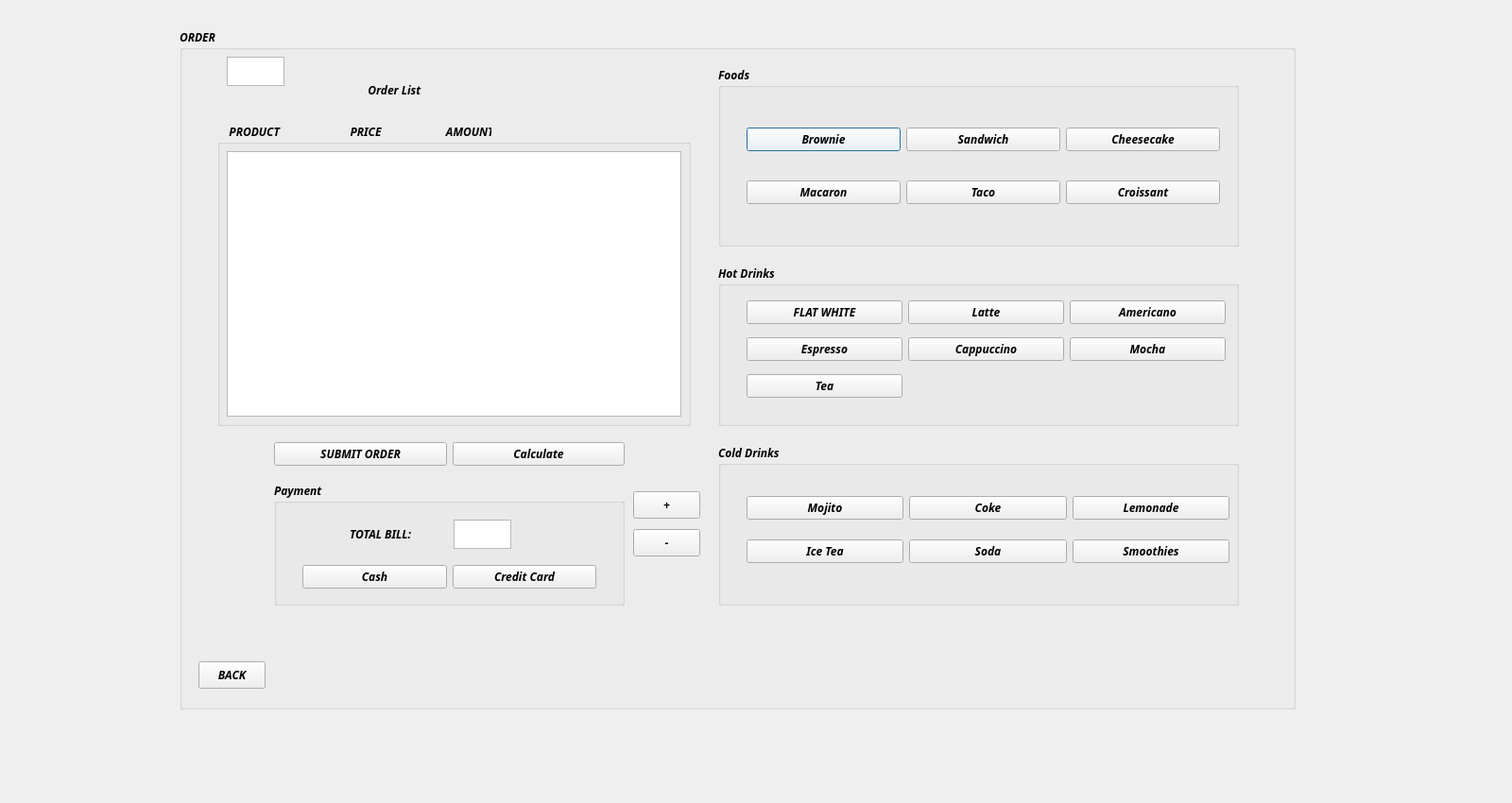
<?xml version="1.0" encoding="UTF-8"?>
<ui version="4.0">
 <class>Order</class>
 <widget class="QDialog" name="Order">
  <property name="geometry">
   <rect>
    <x>0</x>
    <y>0</y>
    <width>1600</width>
    <height>850</height>
   </rect>
  </property>
  <property name="windowTitle">
   <string>Dialog</string>
  </property>
  <widget class="QGroupBox" name="groupBox_2">
   <property name="geometry">
    <rect>
     <x>190</x>
     <y>30</y>
     <width>1181</width>
     <height>721</height>
    </rect>
   </property>
   <property name="font">
    <font>
     <family>Perpetua Titling MT</family>
     <pointsize>9</pointsize>
     <italic>true</italic>
     <bold>true</bold>
    </font>
   </property>
   <property name="title">
    <string>ORDER </string>
   </property>
   <widget class="QLabel" name="label_2">
    <property name="geometry">
     <rect>
      <x>190</x>
      <y>50</y>
      <width>171</width>
      <height>31</height>
     </rect>
    </property>
    <property name="text">
     <string>   Order List</string>
    </property>
   </widget>
   <widget class="QGroupBox" name="foods_groupBox">
    <property name="geometry">
     <rect>
      <x>570</x>
      <y>40</y>
      <width>551</width>
      <height>191</height>
     </rect>
    </property>
    <property name="font">
     <font>
      <family>Perpetua Titling MT</family>
      <pointsize>9</pointsize>
      <italic>true</italic>
      <bold>true</bold>
     </font>
    </property>
    <property name="title">
     <string>Foods</string>
    </property>
    <widget class="QWidget" name="layoutWidget_2">
     <property name="geometry">
      <rect>
       <x>30</x>
       <y>40</y>
       <width>501</width>
       <height>131</height>
      </rect>
     </property>
     <layout class="QGridLayout" name="gridLayout_3">
      <item row="0" column="0">
       <widget class="QPushButton" name="product1_pushButton">
        <property name="font">
         <font>
          <family>Perpetua Titling MT</family>
          <pointsize>9</pointsize>
          <italic>true</italic>
          <bold>true</bold>
         </font>
        </property>
        <property name="styleSheet">
         <string notr="true">QPushButton {
    background-color: rgb(255, 255, 255);
}</string>
        </property>
        <property name="text">
         <string>Brownie</string>
        </property>
       </widget>
      </item>
      <item row="0" column="1">
       <widget class="QPushButton" name="product2_pushButton">
        <property name="text">
         <string>Sandwich</string>
        </property>
       </widget>
      </item>
      <item row="0" column="2">
       <widget class="QPushButton" name="product3_pushButton">
        <property name="text">
         <string>Cheesecake</string>
        </property>
       </widget>
      </item>
      <item row="1" column="0">
       <widget class="QPushButton" name="product4_pushButton">
        <property name="text">
         <string>Macaron</string>
        </property>
       </widget>
      </item>
      <item row="1" column="1">
       <widget class="QPushButton" name="product5_pushButton">
        <property name="text">
         <string>Taco</string>
        </property>
       </widget>
      </item>
      <item row="1" column="2">
       <widget class="QPushButton" name="product6_pushButton">
        <property name="text">
         <string>Croissant</string>
        </property>
       </widget>
      </item>
     </layout>
    </widget>
   </widget>
   <widget class="QGroupBox" name="hotdrinks_groupBox">
    <property name="geometry">
     <rect>
      <x>570</x>
      <y>250</y>
      <width>551</width>
      <height>171</height>
     </rect>
    </property>
    <property name="font">
     <font>
      <family>Perpetua Titling MT</family>
      <pointsize>9</pointsize>
      <italic>true</italic>
      <bold>true</bold>
     </font>
    </property>
    <property name="title">
     <string>Hot Drinks</string>
    </property>
    <widget class="QWidget" name="layoutWidget_5">
     <property name="geometry">
      <rect>
       <x>30</x>
       <y>30</y>
       <width>507</width>
       <height>121</height>
      </rect>
     </property>
     <layout class="QGridLayout" name="gridLayout_2">
      <item row="0" column="0">
       <widget class="QPushButton" name="product7_pushButton">
        <property name="font">
         <font>
          <family>Perpetua Titling MT</family>
          <pointsize>9</pointsize>
          <italic>true</italic>
          <bold>true</bold>
         </font>
        </property>
        <property name="text">
         <string>FLAT WHITE</string>
        </property>
       </widget>
      </item>
      <item row="0" column="1">
       <widget class="QPushButton" name="product8_pushButton">
        <property name="text">
         <string>Latte</string>
        </property>
       </widget>
      </item>
      <item row="0" column="2">
       <widget class="QPushButton" name="product9_pushButton">
        <property name="text">
         <string>Americano</string>
        </property>
       </widget>
      </item>
      <item row="1" column="0">
       <widget class="QPushButton" name="product10_pushButton">
        <property name="text">
         <string>Espresso</string>
        </property>
       </widget>
      </item>
      <item row="1" column="1">
       <widget class="QPushButton" name="product11_pushButton">
        <property name="text">
         <string>Cappuccino</string>
        </property>
       </widget>
      </item>
      <item row="1" column="2">
       <widget class="QPushButton" name="product12_pushButton">
        <property name="text">
         <string>Mocha</string>
        </property>
       </widget>
      </item>
      <item row="2" column="0">
       <widget class="QPushButton" name="product13_pushButton">
        <property name="text">
         <string>Tea</string>
        </property>
       </widget>
      </item>
     </layout>
    </widget>
   </widget>
   <widget class="QGroupBox" name="colddrinks_groupBox">
    <property name="geometry">
     <rect>
      <x>570</x>
      <y>440</y>
      <width>551</width>
      <height>171</height>
     </rect>
    </property>
    <property name="font">
     <font>
      <family>Perpetua Titling MT</family>
      <pointsize>9</pointsize>
      <italic>true</italic>
      <bold>true</bold>
     </font>
    </property>
    <property name="title">
     <string>Cold Drinks</string>
    </property>
    <widget class="QWidget" name="layoutWidget">
     <property name="geometry">
      <rect>
       <x>30</x>
       <y>40</y>
       <width>511</width>
       <height>101</height>
      </rect>
     </property>
     <layout class="QGridLayout" name="gridLayout">
      <item row="0" column="0">
       <widget class="QPushButton" name="product14_pushButton">
        <property name="text">
         <string>Mojito</string>
        </property>
       </widget>
      </item>
      <item row="0" column="1">
       <widget class="QPushButton" name="product15_pushButton">
        <property name="text">
         <string>Coke</string>
        </property>
       </widget>
      </item>
      <item row="0" column="2">
       <widget class="QPushButton" name="product16_pushButton">
        <property name="text">
         <string>Lemonade</string>
        </property>
       </widget>
      </item>
      <item row="1" column="0">
       <widget class="QPushButton" name="product17_pushButton">
        <property name="text">
         <string>Ice Tea</string>
        </property>
       </widget>
      </item>
      <item row="1" column="1">
       <widget class="QPushButton" name="product18_pushButton">
        <property name="text">
         <string>Soda</string>
        </property>
       </widget>
      </item>
      <item row="1" column="2">
       <widget class="QPushButton" name="product19_pushButton">
        <property name="text">
         <string>Smoothies</string>
        </property>
       </widget>
      </item>
     </layout>
     <zorder>product14_pushButton</zorder>
     <zorder>product15_pushButton</zorder>
     <zorder>product17_pushButton</zorder>
     <zorder>product18_pushButton</zorder>
     <zorder>product19_pushButton</zorder>
     <zorder>product16_pushButton</zorder>
    </widget>
   </widget>
   <widget class="QWidget" name="layoutWidget_4">
    <property name="geometry">
     <rect>
      <x>100</x>
      <y>430</y>
      <width>371</width>
      <height>41</height>
     </rect>
    </property>
    <layout class="QHBoxLayout" name="horizontalLayout">
     <item>
      <widget class="QPushButton" name="submitOrder_pushButton">
       <property name="text">
        <string>SUBMIT ORDER</string>
       </property>
      </widget>
     </item>
     <item>
      <widget class="QPushButton" name="calculate_pushButton">
       <property name="text">
        <string>Calculate</string>
       </property>
      </widget>
     </item>
    </layout>
   </widget>
   <widget class="QGroupBox" name="orderlist_groupBox">
    <property name="geometry">
     <rect>
      <x>40</x>
      <y>100</y>
      <width>501</width>
      <height>321</height>
     </rect>
    </property>
    <property name="title">
     <string>    PRODUCT                        PRICE                      AMOUNT</string>
    </property>
    <widget class="QListWidget" name="listWidget">
     <property name="geometry">
      <rect>
       <x>10</x>
       <y>30</y>
       <width>481</width>
       <height>281</height>
      </rect>
     </property>
     <property name="font">
      <font>
       <family>Perpetua Titling MT</family>
       <pointsize>8</pointsize>
       <italic>true</italic>
       <bold>true</bold>
      </font>
     </property>
    </widget>
   </widget>
   <widget class="QGroupBox" name="groupBox">
    <property name="geometry">
     <rect>
      <x>100</x>
      <y>480</y>
      <width>371</width>
      <height>131</height>
     </rect>
    </property>
    <property name="title">
     <string>Payment</string>
    </property>
    <widget class="QWidget" name="layoutWidget_3">
     <property name="geometry">
      <rect>
       <x>30</x>
       <y>80</y>
       <width>311</width>
       <height>41</height>
      </rect>
     </property>
     <layout class="QHBoxLayout" name="horizontalLayout_2">
      <item>
       <widget class="QPushButton" name="cashPayment_pushButton">
        <property name="font">
         <font>
          <family>Perpetua Titling MT</family>
          <pointsize>9</pointsize>
          <italic>true</italic>
          <bold>true</bold>
         </font>
        </property>
        <property name="text">
         <string>Cash</string>
        </property>
       </widget>
      </item>
      <item>
       <widget class="QPushButton" name="creditCardPayment_pushButton">
        <property name="text">
         <string>Credit Card</string>
        </property>
       </widget>
      </item>
     </layout>
    </widget>
    <widget class="QLabel" name="label">
     <property name="geometry">
      <rect>
       <x>80</x>
       <y>40</y>
       <width>101</width>
       <height>31</height>
      </rect>
     </property>
     <property name="font">
      <font>
       <family>Perpetua Titling MT</family>
       <pointsize>9</pointsize>
       <italic>true</italic>
       <bold>true</bold>
      </font>
     </property>
     <property name="text">
      <string>TOTAL BILL: </string>
     </property>
    </widget>
    <widget class="QListWidget" name="totalBill_listWidget">
     <property name="geometry">
      <rect>
       <x>190</x>
       <y>40</y>
       <width>61</width>
       <height>31</height>
      </rect>
     </property>
    </widget>
   </widget>
   <widget class="QPushButton" name="back_pushButton">
    <property name="geometry">
     <rect>
      <x>20</x>
      <y>670</y>
      <width>71</width>
      <height>29</height>
     </rect>
    </property>
    <property name="text">
     <string>BACK</string>
    </property>
   </widget>
   <widget class="QPushButton" name="increase_pushButton">
    <property name="geometry">
     <rect>
      <x>480</x>
      <y>490</y>
      <width>71</width>
      <height>29</height>
     </rect>
    </property>
    <property name="text">
     <string>+</string>
    </property>
   </widget>
   <widget class="QPushButton" name="decrease_pushButton">
    <property name="geometry">
     <rect>
      <x>480</x>
      <y>530</y>
      <width>71</width>
      <height>29</height>
     </rect>
    </property>
    <property name="text">
     <string>-</string>
    </property>
   </widget>
   <widget class="QListWidget" name="TableNo">
    <property name="geometry">
     <rect>
      <x>50</x>
      <y>30</y>
      <width>61</width>
      <height>31</height>
     </rect>
    </property>
   </widget>
  </widget>
 </widget>
 <resources/>
 <connections/>
</ui>
